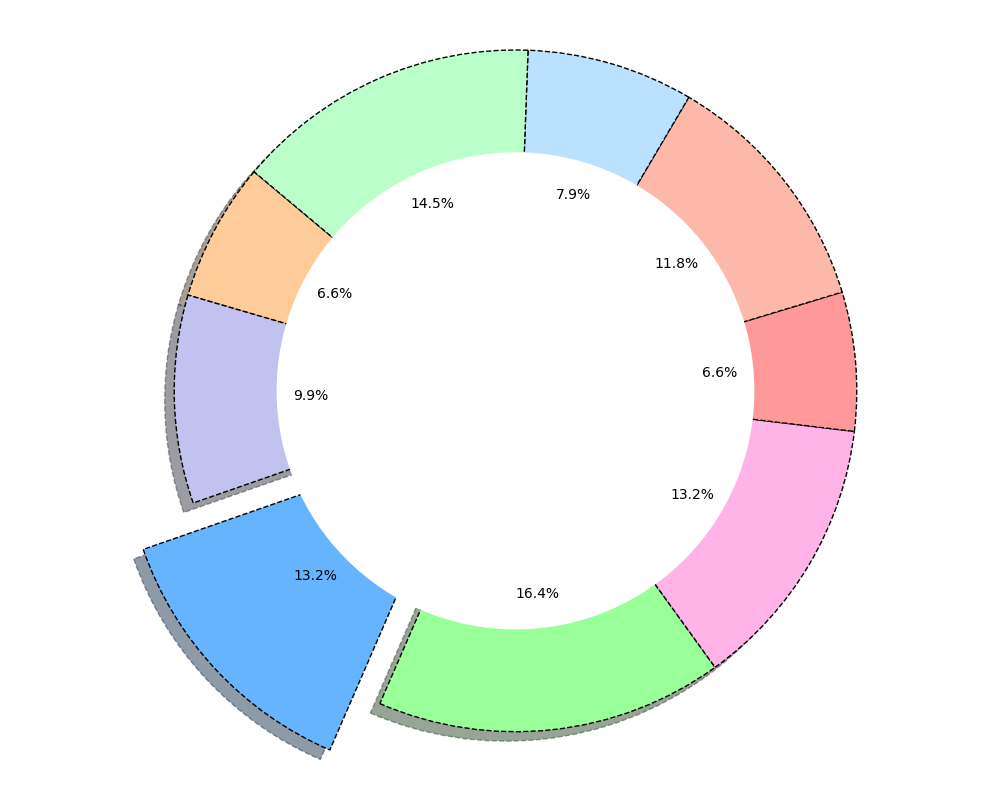

The script that drew this image:
import matplotlib.pyplot as plt

# Updated dataset with additional made-up data series
time_spent = [10, 15, 20, 25, 20, 10, 18, 12, 22]
colors = ['#ffcc99', '#c2c2f0', '#66b3ff', '#99ff99', '#ffb3e6', '#ff9999', '#fcb9aa', '#bae1ff', '#baffc9']
explode = (0, 0, 0.2, 0, 0, 0, 0, 0, 0)

fig, ax = plt.subplots(figsize=(10, 8))
wedges, texts, autotexts = ax.pie(
    time_spent, autopct='%1.1f%%', startangle=140,
    colors=colors, explode=explode, shadow=True,
    wedgeprops=dict(edgecolor='black', linestyle='--')
)

centre_circle = plt.Circle((0, 0), 0.70, fc='white')
fig.gca().add_artist(centre_circle)

ax.axis('equal')
plt.tight_layout()

plt.show()
